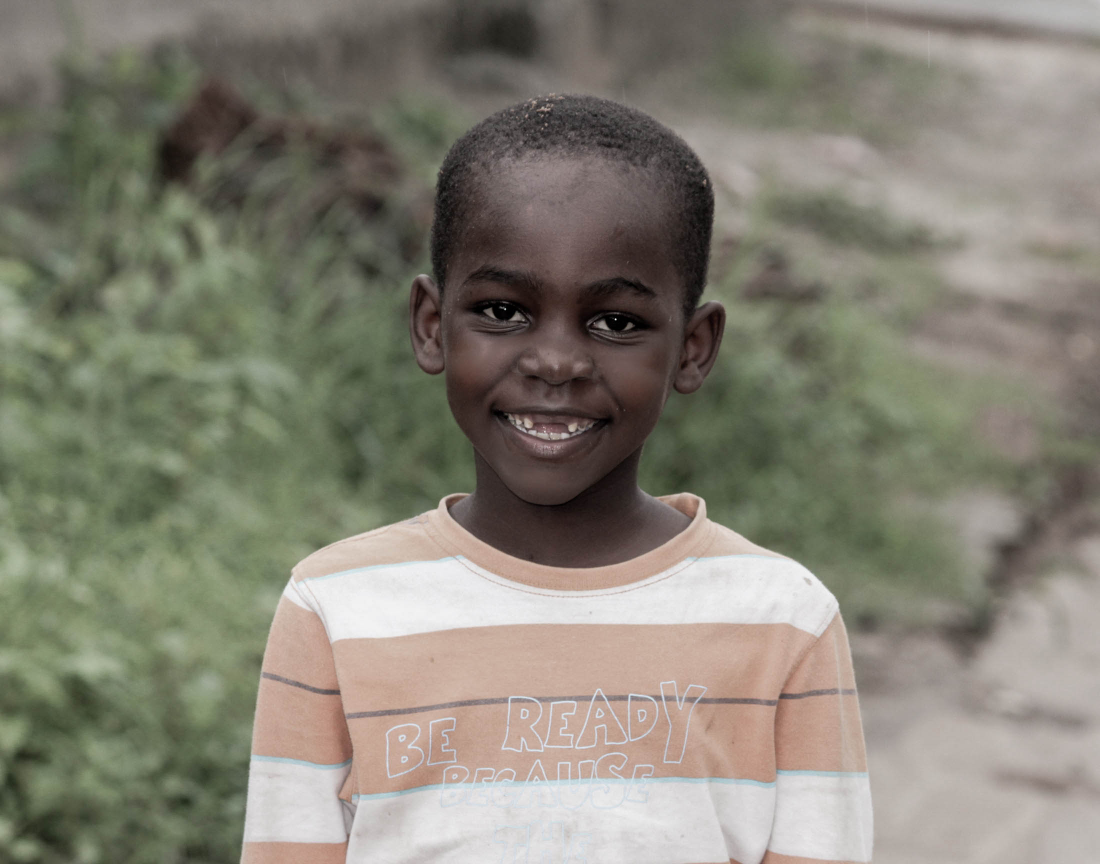
#> input picture censor/AFRICAN_BOY.jpg, 2200 x 1728 px (shown at 1/2 size)
$ python censor.py
#> lines starting #> are read from the running program, lines starting #| are printed output that depends on the picture; after the words box and inside, x2 and y2 are one past the last pixel; in counts of white or black regions, pixels touching at a corner belong together
import cv2
import numpy as np

# init part
face_cascade = cv2.CascadeClassifier('haarcascade_frontalface_default.xml')
eye_cascade = cv2.CascadeClassifier('haarcascade_eye.xml')
detector_params = cv2.SimpleBlobDetector_Params()
detector_params.filterByArea = True
detector_params.maxArea = 1500
detector = cv2.SimpleBlobDetector_create(detector_params)

box_start = []
box_end = []


def detect_faces(img, cascade):
    gray_frame = cv2.cvtColor(img, cv2.COLOR_BGR2GRAY)
    coords = cascade.detectMultiScale(gray_frame, 1.3, 5)
    if len(coords) > 1:
        biggest = (0, 0, 0, 0)
        for i in coords:
            if i[3] > biggest[3]:
                biggest = i
        biggest = np.array([i], np.int32)
    elif len(coords) == 1:
        biggest = coords
    else:
        return None
    count = 0
    for (x, y, w, h) in biggest:
        frame = img[y:y + h, x:x + w]
        if count == 0:
            box_start.clear()
            box_end.clear()
            box_start.extend([x, y])
            box_end.extend([x, y])
            count = 1

    return frame


def detect_eyes(img, cascade):
    gray_frame = cv2.cvtColor(img, cv2.COLOR_BGR2GRAY)
    eyes = cascade.detectMultiScale(gray_frame, 1.3, 5)  # detect eyes
    width = np.size(img, 1)  # gets face frame width
    height = np.size(img, 0)  # gets face frame height
    left_eye = None
    right_eye = None

    for (x, y, w, h) in eyes:
        if y > height / 2:
            pass
        eyecenter = x + w / 2  # gets the eye center


        if eyecenter < width * 0.5:
            left_eye = img[y:y + h, x:x + w]
            print(y, x)
            box_start[0] += x
            box_start[1] += y
        else:
            right_eye = img[y:y + h, x:x + w]
            print(y, x)
            box_end[0] += x + w
            box_end[1] += y + h

    #print(left_coord, right_coord)

    return left_eye, right_eye


def main():

    EyeData = {}

    #frame = cv2.imread("human-rights-exhibits.jpg")
    #frame = cv2.imread("child-1388700__340.jpg")
    frame = cv2.imread("AFRICAN_BOY.jpg")
#> frame is the input picture: shape (1728, 2200, 3); mean B, G, R 116.4, 129.1, 132.5
    frame = cv2.resize(frame, (510, 340), interpolation = cv2.INTER_AREA)
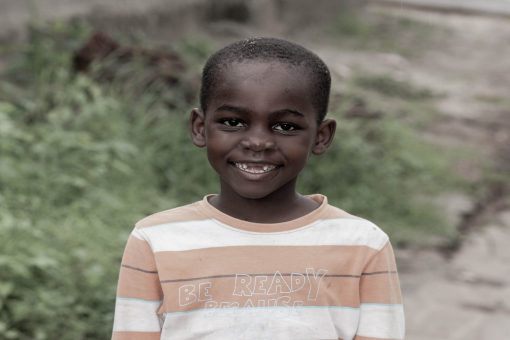
#> frame: shape (340, 510, 3); mean B, G, R 116.4, 129.1, 132.5


    face_frame = detect_faces(frame, face_cascade)
#> in detect_faces, `gray_frame = cv2.cvtColor(img, cv2.COLOR_BGR2GRAY)`:
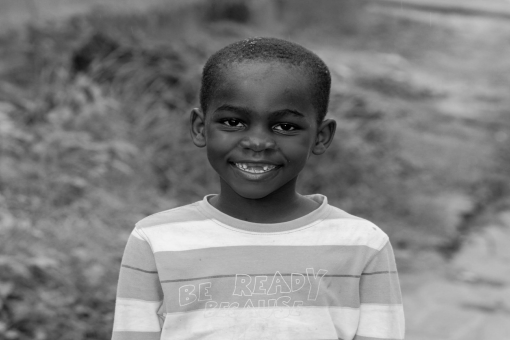
#> gray_frame: shape (340, 510); min 0, max 243, mean 128.7
#> in detect_faces, `coords = cascade.detectMultiScale(gray_frame, 1.3, 5)`: coords = [[193, 67, 135, 135]]
#> the loop in detect_faces, `for (x, y, w, h) in biggest:` made 1 pass
#> (x, y, w, h, count) on pass 1: (193, 67, 135, 135, 1)
#> pass 1, in detect_faces, `frame = img[y:y + h, x:x + w]`:
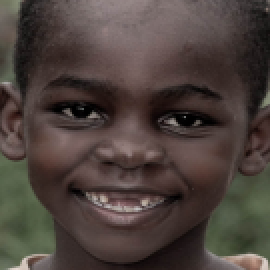
#> frame: shape (135, 135, 3) (shown 2 times larger); mean B, G, R 60.7, 65.7, 76.9
#> after the loop in detect_faces, `for (x, y, w, h) in biggest:`: box_end = [193, 67]; count = 1

    if face_frame is not None:
        #cv2.imshow("FaceFrame",face_frame)
        eyes = detect_eyes(face_frame, eye_cascade)
#> in detect_eyes, `eyes = cascade.detectMultiScale(gray_frame, 1.3, 5)`: eyes = [[20, 38, 35, 35], [70, 33, 44, 44]]
#> in detect_eyes, `width = np.size(img, 1)`: width = 135
#> the loop in detect_eyes, `for (x, y, w, h) in eyes:` made 2 passes
#> (x, y, w, h, eyecenter) on passes 1 to 2: (20, 38, 35, 35, 37.5), (70, 33, 44, 44, 92)
#| 38 20
#| 33 70
#> pass 1, in detect_eyes, `left_eye = img[y:y + h, x:x + w]`:
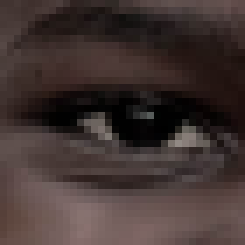
#> left_eye: shape (35, 35, 3) (shown 7 times larger); mean B, G, R 50, 52.4, 65.8
#> pass 2, in detect_eyes, `right_eye = img[y:y + h, x:x + w]`:
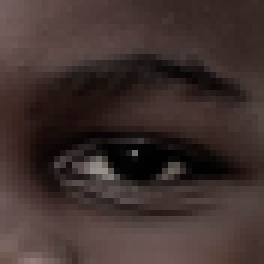
#> right_eye: shape (44, 44, 3) (shown 6 times larger); mean B, G, R 46.6, 49.2, 63.7
#> after the loop in detect_eyes, `for (x, y, w, h) in eyes:`: box_end = [307, 144]; box_start = [213, 105]

        if eyes[0] is not None:
            cv2.imshow("Left", eyes[0])
            EyeData["Left"] = eyes[0]

        if eyes[1] is not None:
            cv2.imshow("Right", eyes[1])
            EyeData["Right"] = eyes[1]

        #print(EyeData)
        print(box_start, box_end)
#| [213, 105] [307, 144]

        frame = cv2.rectangle(frame, tuple(box_end), tuple(box_start), (0,0,0), -1)
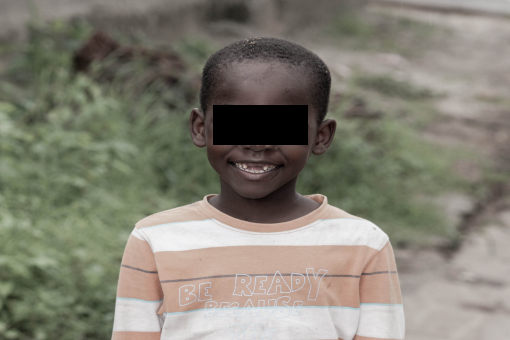
#> frame: shape (340, 510, 3); 2.19% of pixels changed, all inside (x1, y1, x2, y2) = (213, 105, 308, 145)


        cv2.imshow('image', frame)

    cv2.waitKey(0)
    cv2.destroyAllWindows()


if __name__ == "__main__":
    main()

$ run again, with censor/human-rights-exhibits.jpg copied over censor/AFRICAN_BOY.jpg
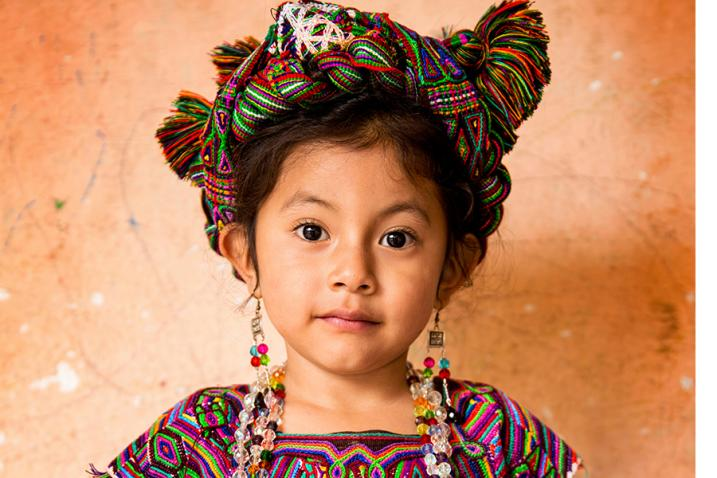
#> input picture censor/human-rights-exhibits.jpg, 717 x 478 px
#> in main, frame is the input picture: shape (478, 717, 3); mean B, G, R 101.4, 136.4, 193.6
#> coords = [[166, 103, 165, 165]]
#> the loop in detect_faces, `for (x, y, w, h) in biggest:` made 1 pass
#> (x, y, w, h, count) on pass 1: (166, 103, 165, 165, 1)
#> after the loop in detect_faces, `for (x, y, w, h) in biggest:`: box_end = [166, 103]; count = 1
#> in detect_eyes, `gray_frame = cv2.cvtColor(img, cv2.COLOR_BGR2GRAY)`:
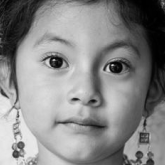
#> gray_frame: shape (165, 165); min 0, max 246, mean 134.4
#> eyes = [[33, 40, 42, 42], [85, 92, 21, 21], [95, 46, 42, 42]]
#> width = 165
#> the loop in detect_eyes, `for (x, y, w, h) in eyes:` made 3 passes
#> (x, y, w, h, eyecenter) on passes 1 to 3: (33, 40, 42, 42, 54), (85, 92, 21, 21, 95.5), (95, 46, 42, 42, 116)
#> (printed output is left out)
#> after the loop in detect_eyes, `for (x, y, w, h) in eyes:`: box_end = [409, 304]; box_start = [199, 143]
#| [199, 143] [409, 304]
#> in main, `frame = cv2.rectangle(frame, tuple(box_end), tuple(box_start), (0,0,0)..`:
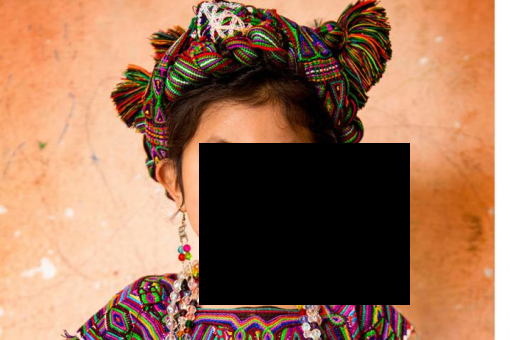
#> frame: shape (340, 510, 3); mean B, G, R 85.8, 112.3, 155.9

$ run again, with censor/child-1388700__340.jpg copied over censor/AFRICAN_BOY.jpg
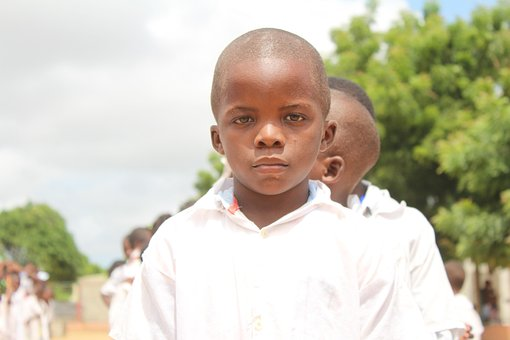
#> input picture censor/child-1388700__340.jpg, 510 x 340 px
#> in main, frame is the input picture: shape (340, 510, 3); mean B, G, R 178.7, 197.6, 203
#> coords = [[203, 67, 132, 132]]
#> the loop in detect_faces, `for (x, y, w, h) in biggest:` made 1 pass
#> (x, y, w, h, count) on pass 1: (203, 67, 132, 132, 1)
#> after the loop in detect_faces, `for (x, y, w, h) in biggest:`: box_end = [203, 67]; count = 1
#> in detect_eyes, `gray_frame = cv2.cvtColor(img, cv2.COLOR_BGR2GRAY)`:
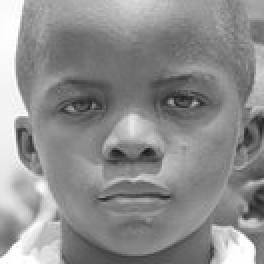
#> gray_frame: shape (132, 132) (shown 2 times larger); min 21, max 255, mean 141.7
#> eyes = [[76, 36, 30, 30], [24, 39, 28, 28]]
#> width = 132
#> the loop in detect_eyes, `for (x, y, w, h) in eyes:` made 2 passes
#> (x, y, w, h, eyecenter) on passes 1 to 2: (76, 36, 30, 30, 91), (24, 39, 28, 28, 38)
#> (printed output is left out)
#> after the loop in detect_eyes, `for (x, y, w, h) in eyes:`: box_end = [309, 133]; box_start = [227, 106]
#| [227, 106] [309, 133]
#> in main, `frame = cv2.rectangle(frame, tuple(box_end), tuple(box_start), (0,0,0)..`:
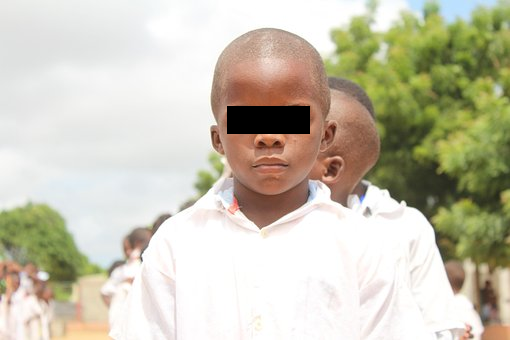
#> frame: shape (340, 510, 3); 1.34% of pixels changed, all inside (x1, y1, x2, y2) = (227, 106, 310, 134)
